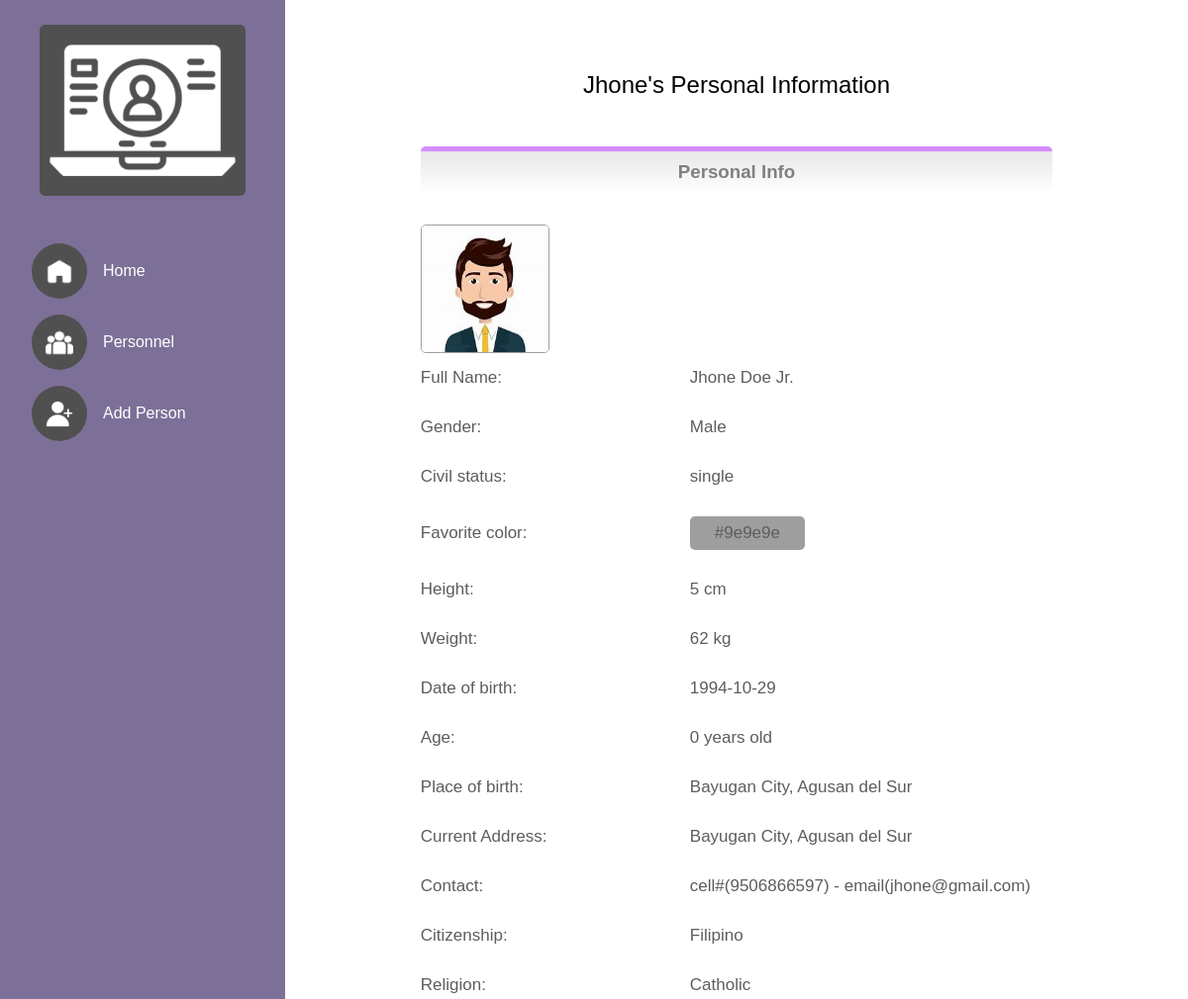
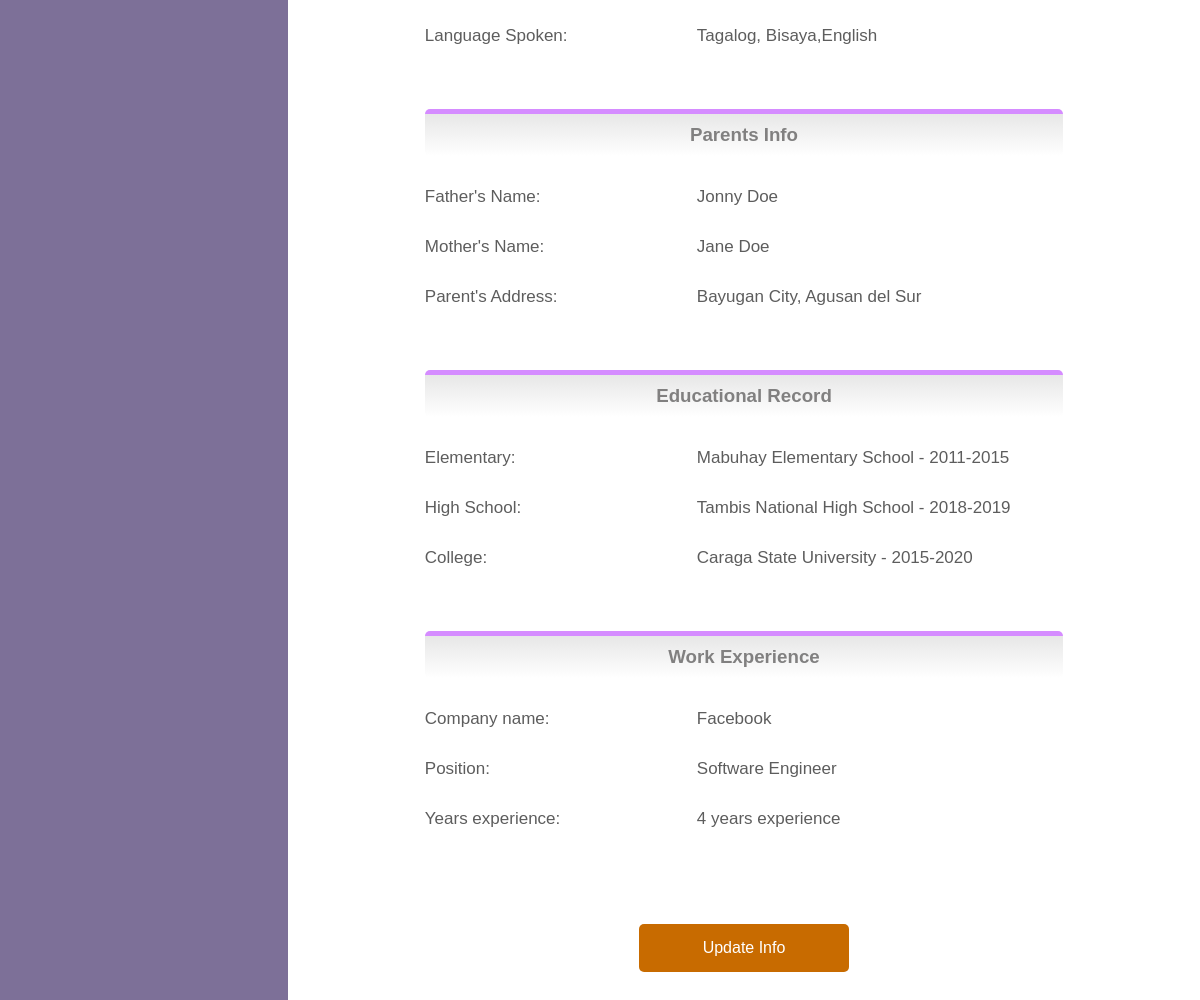
Screenshot of /person_viewer.php?person_id=61b2cda8b07bf2.35227923 with the database file from the repository (2 pictures, top to bottom).
### tables this page shows
CREATE TABLE `personnel` (
  `person_id` varchar(40) NOT NULL,
  `image_name` varchar(40) NOT NULL,
  `firstname` varchar(40) NOT NULL,
  `middlename` varchar(40) NOT NULL,
  `lastname` varchar(40) NOT NULL,
  `extension` varchar(5) NOT NULL,
  `gender` varchar(10) NOT NULL,
  `civil_status` varchar(15) NOT NULL,
  `favorite_color` varchar(10) NOT NULL,
  `height` int(5) NOT NULL,
  `weight` int(5) NOT NULL,
  `date_of_birth` varchar(10) NOT NULL,
  `age` int(5) NOT NULL,
  `city_mun_pob` varchar(40) NOT NULL,
  `province_pob` varchar(40) NOT NULL,
  `city_mun_address` varchar(40) NOT NULL,
  `province_address` varchar(40) NOT NULL,
  `phone_number` bigint(20) NOT NULL,
  `email` varchar(40) NOT NULL,
  `citizenship` varchar(40) NOT NULL,
  `religion` varchar(40) NOT NULL,
  `language_spoken` varchar(40) NOT NULL
);

CREATE TABLE `parents` (
  `person_id` varchar(40) NOT NULL,
  `father_fname` varchar(40) NOT NULL,
  `father_mname` varchar(40) NOT NULL,
  `father_lname` varchar(40) NOT NULL,
  `mother_fname` varchar(40) NOT NULL,
  `mother_mname` varchar(40) NOT NULL,
  `mother_lname` varchar(40) NOT NULL,
  `parent_city_mun_address` varchar(40) NOT NULL,
  `parent_province_address` varchar(40) NOT NULL
);

CREATE TABLE `educ_record` (
  `person_id` varchar(40) NOT NULL,
  `elem_school_name` varchar(40) NOT NULL,
  `elem_grad_sy` varchar(20) NOT NULL,
  `high_school_name` varchar(40) NOT NULL,
  `high_grad_sy` varchar(20) NOT NULL,
  `coll_school_name` varchar(40) NOT NULL,
  `coll_grad_sy` varchar(20) NOT NULL
);

CREATE TABLE `w_experience` (
  `person_id` varchar(40) NOT NULL,
  `company_name` varchar(40) NOT NULL,
  `position` varchar(40) NOT NULL,
  `years_experience` int(10) NOT NULL
);

### process/getters.php (called while the page is built, shortened)
<?php
require_once $_SERVER['DOCUMENT_ROOT'] . "/rdpis/process/dbh.php";
function get_person_data(){
    if(isset($_GET["person_id"])){
        $person_id = $_GET["person_id"];
    }else{
        header("Location: ./personnel.php");
        exit();
    }
    $sql = "SELECT * FROM personnel, spouse, parents, educ_record, w_experience WHERE
        spouse.person_id        = personnel.person_id &&
        parents.person_id       = personnel.person_id &&
        educ_record.person_id   = personnel.person_id &&
        w_experience.person_id  = personnel.person_id &&
        personnel.person_id     = '$person_id'
    ";
    $result = mysqli_query(db_connect(), $sql);
    if($person_data = mysqli_fetch_assoc($result)){
        return $person_data;
    }else{
        header("Location: ./personnel.php");
    }
}

### process/dbh.php (called while the page is built, shortened)
<?php
function db_connect(){
    $con = mysqli_connect("localhost", "root", "", "rdpis");
    return $con;
}

### person_viewer.php (the view, shortened to what this page needs)
<?php
    require_once $_SERVER['DOCUMENT_ROOT'] . "/rdpis/process/getters.php";
    $person_data = get_person_data();
?>
<!DOCTYPE html>
<html lang="en">
<head>
    <link rel="stylesheet" href="./css/general.css">
    <link rel="stylesheet" href="./css/person_viewer.css">
</head>
<body>
    <div class="main_container">
        <?php include "./includes/sidebar.inc.php"; ?>
        <div class="container">
            <ul class="info_container">
                <h2><?php echo $person_data["firstname"]; ?>'s Personal Information</h2>
                <h3>Personal Info</h3>
                <?php
                    echo $person_data["image_name"] ?
                        '<img id="profile_image" onClick="showProfileImage(`'.$person_data["image_name"].'`)" src="./uploads/profileImages/'. $person_data["image_name"] .'" alt="profile">'
                        :'<img src="./images/user_placeholder.png" alt="profile">
                    ';
                ?>
                <li>
                    <b>Full Name: </b>
                    <?php
                        echo $person_data["firstname"] .'
                        '. ($person_data["middlename"] == "N/A" ? "" : $person_data["middlename"]) .'
                        '. $person_data["lastname"] .' '. $person_data["extension"];
                    ?>
                </li>
                <li>
                    <b>Gender: </b> <?php echo ucwords($person_data["gender"]); ?>
                </li>
                <li>
                    <b>Civil status:</b> <?php echo $person_data["civil_status"]; ?>
                </li>
                <li>
                    <b>Favorite color:</b>
                    <div style="background-color: <?php echo $person_data["favorite_color"]; ?> ; padding:7px 25px; width:fit-content; border-radius:5px;">
                        <?php echo $person_data["favorite_color"]; ?>
                    </div>
                </li>
                <li>
                    <b>Height:</b> <?php echo $person_data["height"] . ' cm'; ?>
                </li>
                <li>
                    <b>Weight:</b> <?php echo $person_data["weight"] . ' kg'; ?>
                </li>
                <li>
                    <b>Date of birth:</b> <?php echo $person_data["date_of_birth"]; ?>
                </li>
                <li>
                    <b>Age:</b> <?php echo $person_data["age"] . ' years old'; ?>
                </li>
                <li>
                    <b>Place of birth:</b>
                    <?php
                        echo $person_data["city_mun_pob"] . ',
                        ' . $person_data["province_pob"];
                    ?>
                </li>
                <li>
                    <b>Current Address:</b>
                    <?php
                        echo $person_data["city_mun_address"] . ',
                        ' . $person_data["province_address"];
                    ?>
                </li>
                <li>
                    <b>Contact:</b>
                    <?php
                        echo 'cell#('. $person_data["phone_number"] .')
                        - email('. $person_data["email"] .')';
                    ?>
                </li>
                <li>
                    <b>Citizenship:</b> <?php echo $person_data["citizenship"]; ?>
                </li>
                <li>
                    <b>Religion:</b> <?php echo $person_data["religion"]; ?>
                </li>
                <li>
                    <b>Language Spoken:</b> <?php echo $person_data["language_spoken"]; ?>
                </li>
                <h3>Parents Info</h3>
                <li>
                    <b>Father's Name:</b>
                    <?php
                        echo $person_data["father_fname"] .'
                        '. ($person_data["father_mname"] == "N/A" ? "" : $person_data["father_mname"]) .'
                        '. $person_data["father_lname"];
                    ?>
                </li>
                <li>
                    <b>Mother's Name:</b>
                    <?php
                        echo $person_data["mother_fname"] .'
                        '. ($person_data["mother_mname"] == "N/A" ? "" : $person_data["mother_mname"]) .'
                        '. $person_data["mother_lname"];
                    ?>
                </li>
                <li>
                    <b>Parent's Address:</b>
                    <?php
                        echo $person_data["parent_city_mun_address"] . ',
                        ' . $person_data["parent_province_address"];
                    ?>
                </li>
                <h3>Educational Record</h3>
                <li>
                    <b>Elementary:</b>
                    <?php
                        echo $person_data["elem_school_name"] .' -
                        '.$person_data["elem_grad_sy"];
                    ?>
                </li>
                <li>
                    <b>High School:</b>
                    <?php
                        echo $person_data["high_school_name"] .' -
                        '.$person_data["high_grad_sy"];
                    ?>
                </li>
                <li>
                    <b>College:</b>
                    <?php
                        echo $person_data["coll_school_name"] .' -
                        '.$person_data["coll_grad_sy"];
                    ?>
                </li>
                <h3>Work Experience</h3>
                <li>
                    <b>Company name:</b> <?php echo $person_data["company_name"]; ?>
                </li>
                <li>
                    <b>Position:</b> <?php echo $person_data["position"]; ?>
                </li>
                <li>
                    <b>Years experience:</b> <?php echo $person_data["years_experience"] . ' years experience'; ?>
                </li>
                <a href="./person_form.php?person_id=<?php echo $person_data["person_id"]; ?>">Update Info</a>
            </ul>
        </div>
    </div>
</body>
</html>

### includes/sidebar.inc.php (shortened to what this page needs)
<?php
    $doc_file = explode('/', $_SERVER['PHP_SELF']);
?>
<div class="sidebar">
    <img class="logo" src="./images/rdpis_logo.png" alt="logo">
    <div class="sidebar_menus">
        <a href="./" class="sidebar_menu <?php echo $doc_file[2] == 'index.php' ? "active" : ''?>">
            <span>
                <img class="side_menu_icon" src="./images/homepage.png" alt=""/>
            </span>
            Home
        </a>
        <a href="./personnel.php" class="sidebar_menu <?php echo $doc_file[2] == 'personnel.php' ? "active" : ''?>">
            <span>
                <img src="./images/group.png" alt=""/>
            </span>
            Personnel
        </a>
        <a href="./person_form.php" class="sidebar_menu <?php echo $doc_file[2] == 'person_form.php' ? "active" : ''?>">
            <span>
                <img src="./images/add_person.png" alt=""/>
            </span>
            Add Person
        </a>
    </div>
</div>

### css/general.css (style rules this page uses)
* { margin: 0; padding: 0; font-family: Verdana, Geneva, Tahoma, sans-serif; }
.main_container { display: flex; background-color: #FFF; }
.container { flex: 1; margin-left: 18rem; height: 100vh; overflow-y: scroll; display: flex; flex-direction: column; align-items: center; }
.sidebar { height: 100%; width: 18rem; background-color: #7D7098; position: fixed; display: flex; flex-direction: column; align-items: center; color: #FFF; }
.logo { margin-top: 25px; width: 13rem; background-color: #aa99ca; border-radius: 5px; }
.sidebar_menus { width: 100%; padding: 2rem 0; }
.sidebar_menu { position: relative; margin: 1rem 0; margin-left: 2rem; display: flex; align-items: center; text-decoration: none; color: #FFF; border-top-left-radius: 30px; border-bottom-left-radius: 30px; transition: background-color .5s ease; }
.sidebar_menu span { width: 3.5rem; height: 3.5rem; margin-right: 1rem; display: flex; align-items: center; justify-content: center; border-radius:50%; background-color: #505050; }
.sidebar_menu img { width: 1.7rem; height: 1.7rem; object-fit: cover; }

### css/person_viewer.css (style rules this page uses)
.info_container { display: flex; flex-direction: column; background-color: #FFF; width: 70%; margin: 1.5rem 0; padding: 3rem 7rem; border-radius: 5px; }
.info_container h2 { text-align: center; font-weight: 500; }
.info_container h3 { width: 100%; padding: 10px 0; margin-top: 3rem; margin-bottom: 1rem; text-align: center; color: #818080; background: linear-gradient(#e7e7e7, #FFF); border-top: 5px solid #d58cff; border-radius: 5px; }
#profile_image { width: 8rem; height: 8rem; border: 1px solid #a1a1a1; border-radius: 5px; margin-top: 1rem; object-fit: cover; cursor: pointer; }
.info_container li { list-style: none; font-size: 17px; padding: 15px 0; display: flex; align-items: center; color: #5d5d5d; }
.info_container b { font-weight: 500; width: 17rem; }
.info_container a { width: fit-content; padding: 15px 4rem; margin: 5rem; border-radius: 5px; background-color: #c86b00; color: #FFF; text-decoration: none; align-self: center; }

### rows the page displays
personnel: firstname "Jhone", image_name (picture), lastname "Doe", extension "Jr.", gender "Male", civil_status "single", favorite_color "#9e9e9e", height "5", weight "62", date_of_birth "1994-10-29", age "0", city_mun_pob "Bayugan City", province_pob "Agusan del Sur", city_mun_address "Bayugan City", province_address "Agusan del Sur", phone_number "9506866597", email "jhone@gmail.com", citizenship "Filipino", religion "Catholic", language_spoken "Tagalog, Bisaya,English", parents.father_fname "Jonny", parents.father_lname "Doe", parents.mother_fname "Jane", parents.mother_lname "Doe", parents.parent_city_mun_address "Bayugan City", parents.parent_province_address "Agusan del Sur", educ_record.elem_school_name "Mabuhay Elementary School", educ_record.elem_grad_sy "2011-2015", educ_record.high_school_name "Tambis National High School", educ_record.high_grad_sy "2018-2019", educ_record.coll_school_name "Caraga State University", educ_record.coll_grad_sy "2015-2020", w_experience.company_name "Facebook", w_experience.position "Software Engineer", w_experience.years_experience "4"
